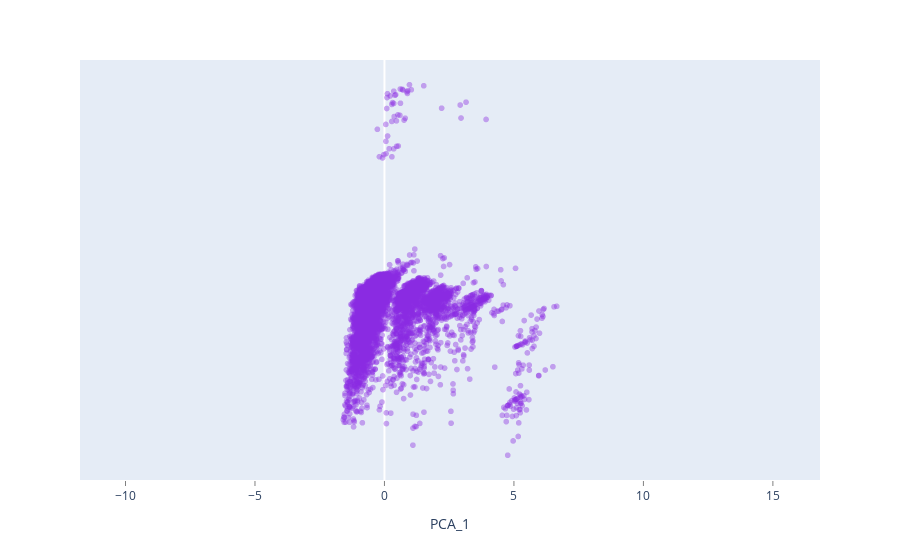

Write notebook code for a chart like this one.
### Markdown cell above
Gráfica de la primera y segunda componente

### Code cell
fig = px.scatter(principalDf,
                 x='PCA_1', 
                 y='PCA_2', 
                 color_discrete_sequence=['blueviolet'], 
                 opacity=0.4
                )
fig.update_xaxes(ticks='outside', 
                 tickwidth=1, 
                 tickcolor='gray', 
                 ticklen=5)
fig.update_xaxes(showgrid=False)
fig.update_yaxes(
    scaleanchor = 'x',
    constrain='domain'
)
fig.update_layout(yaxis={'visible': False, 'showticklabels': False})
fig.update_traces(mode = 'markers', 
                  hovertemplate = None
)
fig.update_layout(hovermode='x unified')
fig.update_traces(
    hovertemplate =' ',
    showlegend = False,
)
fig.update_layout(
    hoverlabel = dict(
        bgcolor = 'LightSteelBlue',
        font_size = 40,
    )
)
fig.show()

### Figure 1 — Plotly figure (JSON) as saved in the notebook; plotly's stock layout.template omitted (floating-point values rounded to 4 significant figures; data arrays with more than 128 entries replaced by an {"elided": "..."} marker saying what was removed)
{"data": [{"hovertemplate": " ", "legendgroup": "", "marker": {"color": "blueviolet", "opacity": 0.4, "symbol": "circle"}, "mode": "markers", "name": "", "showlegend": false, "type": "scattergl", "x": {"elided": "9034 float values"}, "xaxis": "x", "y": {"elided": "9034 float values"}, "yaxis": "y"}], "layout": {"hoverlabel": {"bgcolor": "LightSteelBlue", "font": {"size": 40}}, "hovermode": "x unified", "legend": {"tracegroupgap": 0}, "margin": {"t": 60}, "xaxis": {"anchor": "y", "domain": [0, 1], "showgrid": false, "tickcolor": "gray", "ticklen": 5, "ticks": "outside", "tickwidth": 1, "title": {"text": "PCA_1"}}, "yaxis": {"anchor": "x", "constrain": "domain", "domain": [0, 1], "scaleanchor": "x", "showticklabels": false, "title": {"text": "PCA_2"}, "visible": false}}}
